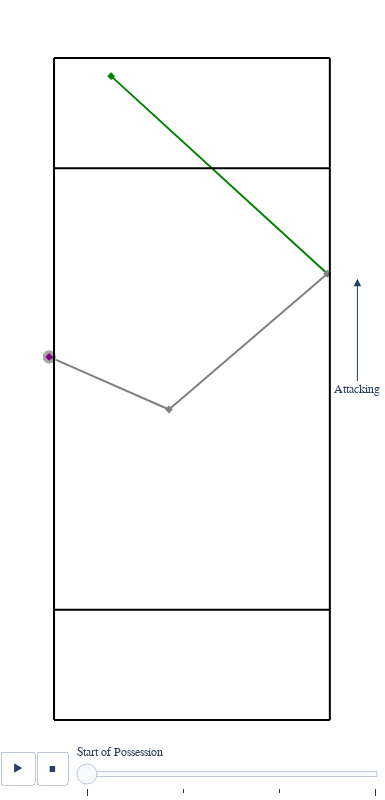

Write notebook code for a chart like this one.
### Code cell
fig

### Figure 1 — Plotly figure (JSON) as saved in the notebook; plotly's stock layout.template omitted (floating-point values rounded to 4 significant figures)
{"data": [{"hoverinfo": "skip", "legendgroup": "", "marker": {"color": "gray", "size": [1], "sizemode": "area", "sizeref": 0.01, "symbol": "circle"}, "mode": "markers", "name": "", "orientation": "v", "showlegend": false, "type": "scatter", "x": [-25.87], "xaxis": "x", "y": [65.82], "yaxis": "y"}, {"hovertemplate": "%{text}<extra></extra>", "marker": {"color": ["purple"], "symbol": "diamond"}, "mode": "markers", "name": "Start of Possession", "text": ["<b>Start of Possession</b><br>Downfield Yards: 0.0<br>Sideways Yards: 0.0<br>Total Yards: 0.0"], "type": "scatter", "x": [-25.87], "y": [65.82]}, {"hovertemplate": "%{text}<extra></extra>", "marker": {"color": ["gray", "gray"], "symbol": "diamond"}, "mode": "markers", "name": "Completion", "text": ["<b>Completion: Kaplan Maurer Swing to<br>Kevin Richardson for -10 yards</b><br>Downfield Yards: -9.5<br>Sideways Yards: 21.7<br>Total Yards: 23.7", "<b>Completion: Kevin Richardson Throw to<br>Kyle Henke for 25 yards</b><br>Downfield Yards: 24.6<br>Sideways Yards: 28.7<br>Total Yards: 37.8"], "type": "scatter", "x": [-4.16, 24.55], "y": [56.28, 80.89]}, {"hovertemplate": "%{text}<extra></extra>", "marker": {"color": ["green"], "symbol": "diamond"}, "mode": "markers", "name": "Score", "text": ["<b>Score: Kyle Henke Throw to<br>Chris Mazur for 19 yards</b><br>Downfield Yards: 35.8<br>Sideways Yards: -39.2<br>Total Yards: 53.1"], "type": "scatter", "x": [-14.65], "y": [116.7]}], "layout": {"annotations": [{"arrowhead": 2, "arrowsize": 1.5, "ax": 30, "axref": "x", "ay": 60, "ayref": "y", "showarrow": true, "text": "Attacking", "x": 30, "xref": "x", "y": 80, "yref": "y"}], "font": {"family": "TW Cen MT"}, "height": 800, "hoverlabel": {"font": {"family": "TW Cen MT"}}, "legend": {"itemsizing": "constant", "tracegroupgap": 0}, "margin": {"b": 0, "l": 0, "r": 0, "t": 0}, "paper_bgcolor": "rgba(0,0,0,0)", "plot_bgcolor": "rgba(0,0,0,0)", "shapes": [{"layer": "below", "line": {"color": "gray"}, "type": "line", "x0": -25.87, "x1": -4.16, "y0": 65.82, "y1": 56.28}, {"layer": "below", "line": {"color": "gray"}, "type": "line", "x0": -4.16, "x1": 24.55, "y0": 56.28, "y1": 80.89}, {"layer": "below", "line": {"color": "green"}, "type": "line", "x0": 24.55, "x1": -14.65, "y0": 80.89, "y1": 116.7}, {"line": {"color": "black"}, "type": "line", "x0": -25, "x1": 25, "y0": 0, "y1": 0}, {"line": {"color": "black"}, "type": "line", "x0": -25, "x1": 25, "y0": 20, "y1": 20}, {"line": {"color": "black"}, "type": "line", "x0": -25, "x1": 25, "y0": 100, "y1": 100}, {"line": {"color": "black"}, "type": "line", "x0": -25, "x1": 25, "y0": 120, "y1": 120}, {"line": {"color": "black"}, "type": "line", "x0": -25, "x1": -25, "y0": 0, "y1": 120}, {"line": {"color": "black"}, "type": "line", "x0": 25, "x1": 25, "y0": 0, "y1": 120}], "showlegend": false, "sliders": [{"active": 0, "currentvalue": {"prefix": ""}, "len": 0.9, "pad": {"b": -25, "t": 25}, "steps": [{"args": [["1"], {"frame": {"duration": 0, "redraw": false}, "fromcurrent": true, "mode": "immediate", "transition": {"duration": 0, "easing": "linear"}}], "label": "Start of Possession", "method": "animate"}, {"args": [["2"], {"frame": {"duration": 0, "redraw": false}, "fromcurrent": true, "mode": "immediate", "transition": {"duration": 0, "easing": "linear"}}], "label": "Completion: Kaplan Maurer Swing to<br>Kevin Richardson for -10 yards", "method": "animate"}, {"args": [["3"], {"frame": {"duration": 0, "redraw": false}, "fromcurrent": true, "mode": "immediate", "transition": {"duration": 0, "easing": "linear"}}], "label": "Completion: Kevin Richardson Throw to<br>Kyle Henke for 25 yards", "method": "animate"}, {"args": [["4"], {"frame": {"duration": 0, "redraw": false}, "fromcurrent": true, "mode": "immediate", "transition": {"duration": 0, "easing": "linear"}}], "label": "Score: Kyle Henke Throw to<br>Chris Mazur for 19 yards", "method": "animate"}], "x": 0.1, "xanchor": "left", "y": 0.1, "yanchor": "top"}], "updatemenus": [{"buttons": [{"args": [null, {"frame": {"duration": 500, "redraw": false}, "fromcurrent": true, "mode": "immediate", "transition": {"duration": 500, "easing": "linear"}}], "label": "&#9654;", "method": "animate"}, {"args": [[null], {"frame": {"duration": 0, "redraw": false}, "fromcurrent": true, "mode": "immediate", "transition": {"duration": 0, "easing": "linear"}}], "label": "&#9724;", "method": "animate"}], "direction": "left", "pad": {"r": 10, "t": 70}, "showactive": false, "type": "buttons", "x": 0.1, "xanchor": "right", "y": 0.125, "yanchor": "top"}], "width": 385, "xaxis": {"anchor": "y", "domain": [0, 1], "fixedrange": true, "range": [-27, 35], "showgrid": false, "showticklabels": false, "ticks": "", "title": {}, "zeroline": false}, "yaxis": {"anchor": "x", "domain": [0, 1], "fixedrange": true, "range": [-1, 121], "scaleanchor": "x", "scaleratio": 1, "showgrid": false, "showticklabels": false, "ticks": "", "title": {}, "zeroline": false}}}
